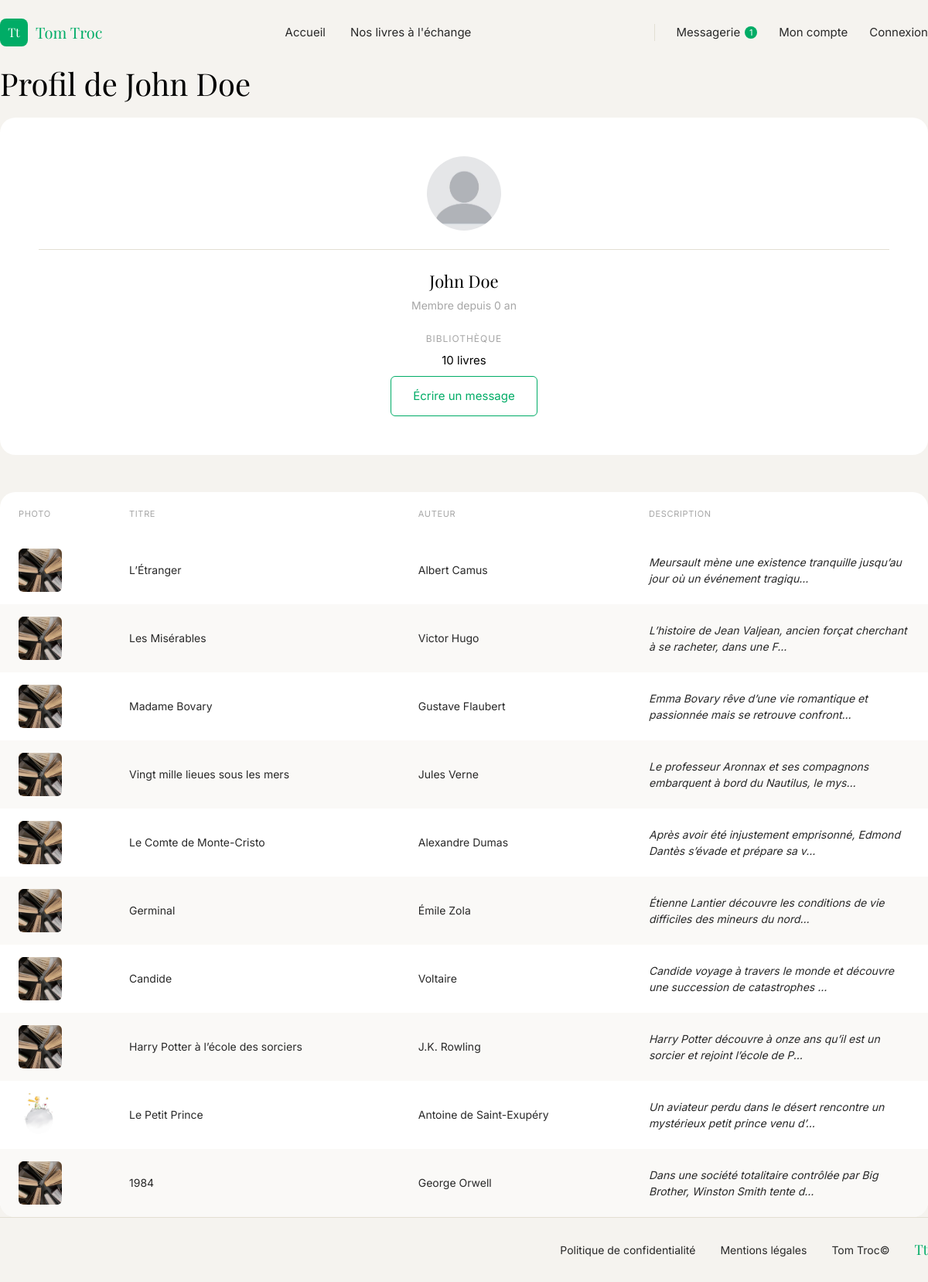
/compte/1, run on the app's committed database.
### tables this page shows
CREATE TABLE users (
    id INT AUTO_INCREMENT PRIMARY KEY,
    username VARCHAR(50) NOT NULL UNIQUE,
    email VARCHAR(255) NOT NULL UNIQUE,
    password VARCHAR(255) NOT NULL,
    avatar VARCHAR(255) NULL,
    created_at TIMESTAMP DEFAULT CURRENT_TIMESTAMP
);

CREATE TABLE books (
    id INT AUTO_INCREMENT PRIMARY KEY,

    owner_id INT NOT NULL,

    title VARCHAR(255) NOT NULL,
    author VARCHAR(255) NOT NULL,
    image VARCHAR(255) NULL,
    description TEXT NULL,
    available BOOLEAN NOT NULL DEFAULT FALSE,

    FOREIGN KEY (owner_id) REFERENCES users(id)
);

### services/AbstractController.php (called while the page is built, shortened)
<?php
abstract class AbstractController
{
    protected function render(string $view, array $data = []): void
    {
        extract($data);
        $viewFile = dirname(__DIR__) . '/views/' . $view . '.php';
        require $viewFile;
        require dirname(__DIR__) . '/views/main.php';
    }
}

### controllers/CompteController.php (called while the page is built, shortened)
<?php
class CompteController extends AbstractController
{
    public function compte(string $id): void
    {
        $userManager = new UserManager();
        $user = $userManager->getUserById($id);
        $bookManager = new BookManager();
        $books = $bookManager->getBooksByOwnerId($user->getId());
        $this->render('compte/compte', [
            'title' => $user->getUsername(),
            'user' => $user,
            'books' => $books,
            'memberSince' => $this->getMemberSince($user->getCreatedAt()),
        ]);
    }
    private function getMemberSince($createdAt): string
    {
        $created = new DateTime($createdAt);
        $now = new DateTime();
        $interval = $created->diff($now);
        $memberSince = $interval->y . ' an' . ($interval->y > 1 ? 's' : '');
        return $memberSince;
    }
}

### index.php (called while the page is built, shortened)
<?php
$router = new Router();
$router->add('', 'AccueilController', 'index');
$router->add('accueil', 'AccueilController', 'index');
$router->add('nos-livres', 'NosLivresController', 'index');
$router->add('livre/{id}', 'LivreController', 'index');
$router->add('livre/{id}/update', 'LivreController', 'update');
$router->add('livre/{id}/delete', 'LivreController', 'delete');
$router->add('inscription', 'InscriptionController', 'index');
$router->add('connexion', 'ConnexionController', 'index');
$router->add('deconnexion', 'ConnexionController', 'logout');
$router->add('mon-compte', 'CompteController', 'monCompte');
$router->add('compte/{id}', 'CompteController', 'compte');
$router->dispatch($_SERVER['REQUEST_URI']);

### services/DBManager.php (called while the page is built, shortened)
<?php
class DBManager
{
    private static $instance;
    private $db;
    private function __construct()
    {
        $this->db = new PDO('mysql:host=' . DB_HOST . ';dbname=' . DB_NAME . ';charset=utf8', DB_USER, DB_PASS);
        $this->db->setAttribute(PDO::ATTR_ERRMODE, PDO::ERRMODE_EXCEPTION);
        $this->db->setAttribute(PDO::ATTR_DEFAULT_FETCH_MODE, PDO::FETCH_ASSOC);
    }
    public static function getInstance() : DBManager
    {
        if (!self::$instance) {
            self::$instance = new DBManager();
        }
        return self::$instance;
    }
    public function getPDO() : PDO
    {
        return $this->db;
    }
}

### services/AbstractManager.php (called while the page is built, shortened)
<?php
abstract class AbstractManager {
    public function __construct()
    {
        $this->db = DBManager::getInstance();
    }
}

### managers/UserManager.php (called while the page is built, shortened)
<?php
class UserManager extends AbstractManager
{
    public function getUserById(string $id): User
    {
        $sql = "SELECT *
                FROM users
                WHERE id = :id";
        $query = $this->db->getPDO()->prepare($sql);
        $query->execute(['id' => $id]);
        $data = $query->fetch();
        $user = new User($data);
        return $user;
    }
}

### services/AbstractEntity.php (called while the page is built, shortened)
<?php
abstract class AbstractEntity
{
    protected int $id = -1;
    protected function hydrate(array $data) : void
    {
        foreach ($data as $key => $value) {
            $method = 'set' . str_replace('_', '', ucwords($key, '_'));
        }
    }
    public function setId(int $id) : void
    {
        $this->id = $id;
    }
    public function getId() : int
    {
        return $this->id;
    }
}

### models/User.php (called while the page is built, shortened)
<?php
class User extends AbstractEntity
{
    private string $username;
    private ?string $avatar;
    public function getUsername(): string
    {
        return $this->username;
    }
    public function setUsername(string $username): void
    {
        $this->username = $username;
    }
    public function getAvatar(): ?string
    {
        return $this->avatar;
    }
    public function setAvatar(?string $avatar): void
    {
        $this->avatar = $avatar;
    }
}

### managers/BookManager.php (called while the page is built, shortened)
<?php
class BookManager extends AbstractManager
{
    public function getBooksByOwnerId(string $ownerId): array
    {
        $sql = "SELECT *
                FROM books
                WHERE owner_id LIKE :owner_id";
        $query = $this->db->getPDO()->prepare($sql);
        $query->execute(['owner_id' => $ownerId]);
        $books = [];
        while ($data = $query->fetch()) {
            $books[] = new Book($data);
        }
        return $books;
    }
}

### models/Book.php (called while the page is built, shortened)
<?php
class Book extends AbstractEntity
{
    private string $title;
    private string $author;
    private ?string $image = null;
    private ?string $description = null;
    public function getTitle(): string
    {
        return $this->title;
    }
    public function setTitle(string $title): void
    {
        $this->title = $title;
    }
    public function getAuthor(): string
    {
        return $this->author;
    }
    public function setAuthor(string $author): void
    {
        $this->author = $author;
    }
    public function getImage(): ?string
    {
        return $this->image;
    }
    public function setImage(?string $image): void
    {
        $this->image = $image;
    }
    public function getDescription(): ?string
    {
        return $this->description;
    }
    public function setDescription(?string $description): void
    {
        $this->description = $description;
    }
}

### views/compte/compte.php (the view)
<div class="container">
    <h1 class="page-title">Profil de <?= htmlspecialchars($user->getUsername()) ?></h1>
    <div class="account__panels">
        <div class="card profile-card">
            <img src="assets/images/<?= htmlspecialchars($user->getAvatar() ?? 'profil.jpg') ?>" alt="Avatar de <?= htmlspecialchars($user->getUsername()) ?>" class="profile-card__avatar">
            <hr class="profile-card__divider">
            <p class="profile-card__username"><?= htmlspecialchars($user->getUsername()) ?></p>
            <p class="profile-card__member-since">Membre depuis <?= htmlspecialchars($memberSince) ?></p>
            <p class="profile-card__label">Bibliothèque</p>
            <p class="profile-card__book-count"><?= count($books) ?> livre<?= count($books) > 1 ? 's' : '' ?></p>
            <a href="messagerie/nouveau/<?= htmlspecialchars($user->getId()) ?>" class="button button--outline profile-card__contact-button">
                Écrire un message
            </a>
        </div>
    </div>
    <div class="card account-books">
        <table class="account-books__table">
            <thead>
                <tr>
                    <th>Photo</th>
                    <th>Titre</th>
                    <th>Auteur</th>
                    <th>Description</th>
                </tr>
            </thead>
            <tbody>
                <?php foreach ($books as $book): ?>
                    <tr>
                        <td>
                            <img src="assets/images/<?= htmlspecialchars($book->getImage() ?? 'livre.jpg') ?>" alt="Couverture de <?= htmlspecialchars($book->getTitle()) ?>" class="account-books__thumbnail">
                        </td>
                        <td>
                            <a href="livre/<?= htmlspecialchars($book->getId()) ?>">
                                <?= htmlspecialchars($book->getTitle()) ?>
                            </a>
                        </td>
                        <td><?= htmlspecialchars($book->getAuthor()) ?></td>
                        <td class="account-books__description">
                            <?= htmlspecialchars(mb_strimwidth($book->getDescription(), 0, 80, '...')) ?>
                        </td>
                    </tr>
                <?php endforeach; ?>
            </tbody>
        </table>
    </div>
</div>

### services/Router.php (shortened to what this page needs)
<?php
class Router
{
    private array $routes = [];
    public function add(string $uri, string $controller, string $method): void
    {
        $uri = trim($uri, '/');
        $pattern = preg_replace('#\{[a-zA-Z_]+\}#', '([^/]+)', $uri);
        $pattern = '#^' . $pattern . '$#';
        $this->routes[] = [
            'pattern' => $pattern,
            'controller' => $controller,
            'method' => $method,
        ];
    }
    public function dispatch(string $uri): void
    {
        $path = parse_url($uri, PHP_URL_PATH);
        $path = trim($path, '/');
        foreach ($this->routes as $route) {
            if (preg_match($route['pattern'], $path, $matches)) {
                array_shift($matches);
                $method = $route['method'];
                $controller = new $controllerClass();
                $controller->$method(...$matches);
                return;
            }
        }
    }
}

### assets/css/base.css (style rules this page uses)
* { box-sizing: border-box; margin: 0; padding: 0; }
img { max-width: 100%; display: block; }
a { color: inherit; text-decoration: none; }
:root { --color-bg: #F5F3EF; --color-bg-soft: #FAF9F7; --color-bg-muted: #EFEBE1; --color-surface: #FFFFFF; --color-primary: #00AC66; --color-primary-dark: #23875A; --color-text: black; --color-text-muted: #292929; --color-text-faint: #A6A6A6; --color-border: #E3DFD3; --color-danger-bg: #C56D6D; --color-danger-text: white; --color-form-field: #EDF2F6; --color-form-fieldr-border: #F0F0F0; --font-display: 'Playfair Display', Georgia, 'Times New Roman', serif; --font-body: 'Inter', -apple-system, BlinkMacSystemFont, 'Segoe UI', Helvetica, Arial, sans-serif; --container-width: 1200px; --section-padding-y: 96px; --radius-sm: 6px; --radius-md: 10px; }
body { font-family: var(--font-body); color: var(--color-text); background-color: var(--color-bg); line-height: 1.5; }
.container { max-width: var(--container-width); margin: 0 auto; padding: 0px; }

### assets/css/components.css (style rules this page uses)
.button { display: inline-block; font-size: 15px; font-weight: 600; padding: 14px 28px; border-radius: var(--radius-sm); transition: background-color 0.2s ease, color 0.2s ease, border-color 0.2s ease; }
.button--outline { background-color: transparent; color: var(--color-primary); border: 1.5px solid var(--color-primary); }
.card { background-color: var(--color-surface); border-radius: 20px; padding: 50px; }

### assets/css/pages/accueil.css (style rules this page uses)
.hero__title, .page-title { font-family: var(--font-display); font-weight: 400; font-size: 40px; line-height: 1.2; margin-bottom: 20px; }

### assets/css/pages/mon-compte.css (style rules this page uses)
.account__panels { display: flex; gap: 24px; margin-bottom: 48px; }
.profile-card { flex: 1 1 360px; text-align: center; }
.profile-card__avatar { width: 96px; height: 96px; border-radius: 50%; object-fit: cover; margin: 0 auto 12px; }
.profile-card__divider { border: none; border-top: 1px solid var(--color-border); margin: 24px 0; }
.profile-card__username { font-family: var(--font-display); font-weight: 400; font-size: 22px; color: var(--color-text); margin-bottom: 4px; }
.profile-card__member-since { font-size: 14px; color: var(--color-text-faint); margin-bottom: 24px; }
.profile-card__label { font-size: 12px; font-weight: 700; letter-spacing: 0.08em; text-transform: uppercase; color: var(--color-text-faint); margin-bottom: 8px; }
.profile-card__book-count { font-size: 15px; color: var(--color-text); }
.profile-card__contact-button { margin-top: 8px; }
.account-books { padding: 0; overflow: hidden; }
.account-books__table { width: 100%; border-collapse: collapse; }
.account-books__table thead th { text-align: left; font-size: 11px; font-weight: 700; letter-spacing: 0.06em; text-transform: uppercase; color: var(--color-text-faint); padding: 20px 24px; }
.account-books__table tbody tr:nth-child(even) { background-color: var(--color-bg-soft); }
.account-books__table td { padding: 16px 24px; font-size: 14px; color: var(--color-text-muted); vertical-align: middle; }
.account-books__thumbnail { width: 56px; height: 56px; object-fit: cover; border-radius: var(--radius-sm); }
.account-books__description { font-style: italic; max-width: 280px; }

### data on the page
users: username "John Doe"
books: title "L’Étranger", author "Albert Camus", description "Meursault mène une existence tranquille jusqu’au jour où un événement tragiqu..."
books: title "Les Misérables", author "Victor Hugo", description "L’histoire de Jean Valjean, ancien forçat cherchant à se racheter, dans une F..."
books: title "Madame Bovary", author "Gustave Flaubert", description "Emma Bovary rêve d’une vie romantique et passionnée mais se retrouve confront..."
books: title "Vingt mille lieues sous les mers", author "Jules Verne", description "Le professeur Aronnax et ses compagnons embarquent à bord du Nautilus, le mys..."
books: title "Le Comte de Monte-Cristo", author "Alexandre Dumas", description "Après avoir été injustement emprisonné, Edmond Dantès s’évade et prépare sa v..."
books: title "Germinal", author "Émile Zola", description "Étienne Lantier découvre les conditions de vie difficiles des mineurs du nord..."
books: title "Candide", author "Voltaire", description "Candide voyage à travers le monde et découvre une succession de catastrophes ..."
books: title "Harry Potter à l’école des sorciers", author "J.K. Rowling", description "Harry Potter découvre à onze ans qu’il est un sorcier et rejoint l’école de P..."
books: image (picture), title "Le Petit Prince", author "Antoine de Saint-Exupéry", description "Un aviateur perdu dans le désert rencontre un mystérieux petit prince venu d’..."
books: title "1984", author "George Orwell", description "Dans une société totalitaire contrôlée par Big Brother, Winston Smith tente d..."

### other printed values
$memberSince "0 an"
count($books) "10"
